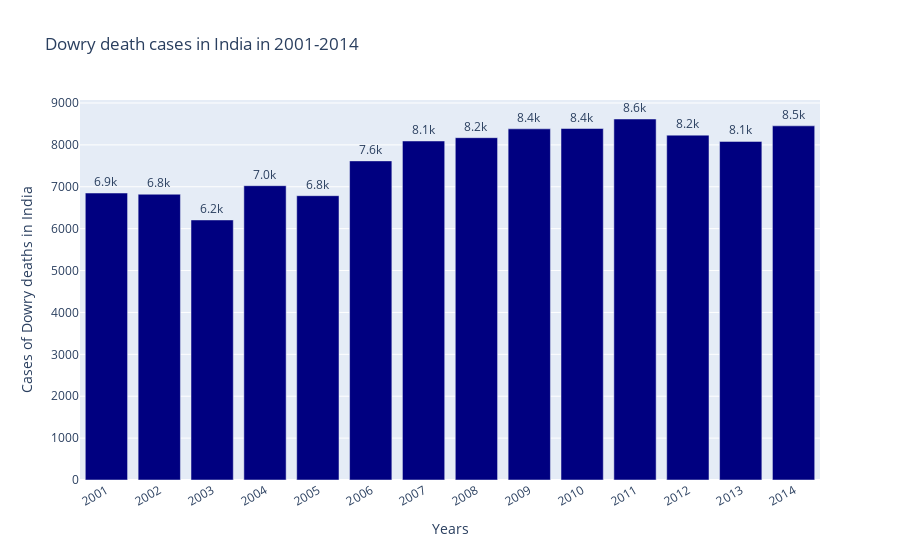

The notebook cell saved with this chart:
### Markdown cell above
Triples the cases of Kidnapping and abduction were registered in 2014 than in 2001.

### Code cell
plot_figure("Dowry death cases in India in 2001-2014","Dowry Deaths","Cases of Dowry deaths in India", color="navy")

### Figure 1 — Plotly figure (JSON) as saved in the notebook; plotly's stock layout.template omitted (floating-point values rounded to 4 significant figures)
{"data": [{"marker": {"color": "navy"}, "text": [6851, 6822, 6208, 7026, 6787, 7618, 8093, 8172, 8383, 8391, 8618, 8233, 8083, 8455], "textposition": "outside", "texttemplate": "%{text:.2s}", "type": "bar", "x": [2001, 2002, 2003, 2004, 2005, 2006, 2007, 2008, 2009, 2010, 2011, 2012, 2013, 2014], "y": [6851, 6822, 6208, 7026, 6787, 7618, 8093, 8172, 8383, 8391, 8618, 8233, 8083, 8455]}], "layout": {"title": {"text": "Dowry death cases in India in 2001-2014"}, "uniformtext": {"minsize": 8, "mode": "show"}, "xaxis": {"tickangle": -30, "tickmode": "linear", "title": {"text": "Years"}}, "yaxis": {"title": {"text": "Cases of Dowry deaths in India"}}}}
